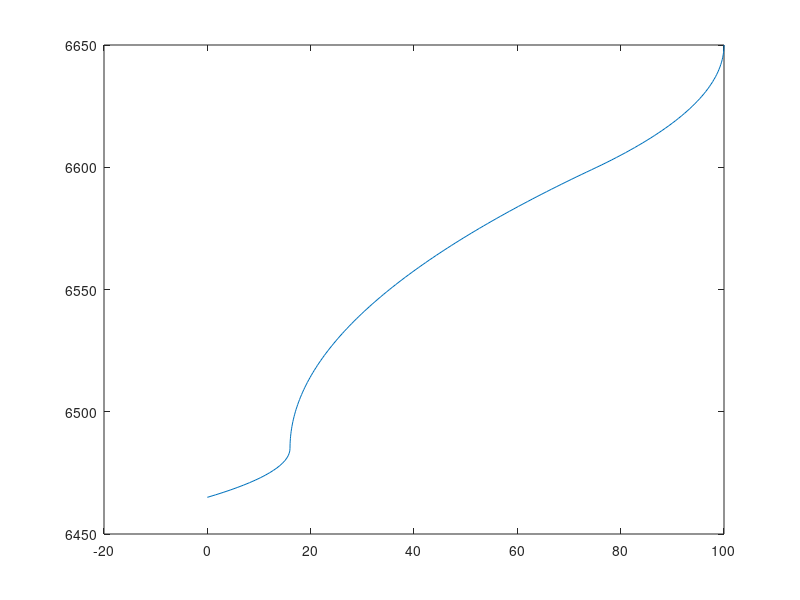

MATLAB code for this plot:
clear
fc1 = 4;
fc2 = 4;
fc3 = 10;
rm1 = 6485;
rm2 = 6550;
rm3 = 6650;
rb1 = 6465;
rb2 = rm1;
rb3 = 6550;
ym1 = 20;
ym2 = 65;
ym3 = 100;
a1 = fc1^2;
a2 = a1;
a3 = fc3^2;
b1 = a1*(rb1/ym1)^2;
b3 = a3*(rb3/ym3)^2;
rc = rm3*b3*(rm3/rm1-1)/(a3 - a1 + b3*(rm3/rm1-1));
b2 = -rm3*b3*(1-rm3/rc)/rm1/(1-rm1/rc);
r = 6465:1:6650;
for i = 1 :length(r)
    if r(i) <= 6485
        obj(i) = a1 - b1*(1 - rm1/r(i))^2;
    else if r(i) <= rc
            obj(i) = a2 + b2*(1 - rm1/r(i))^2;
        else if r(i) <= 6650
                obj(i) = a3 - b3*(1 - rm3/r(i))^2;
            end
        end
    end
end
plot(obj,r)